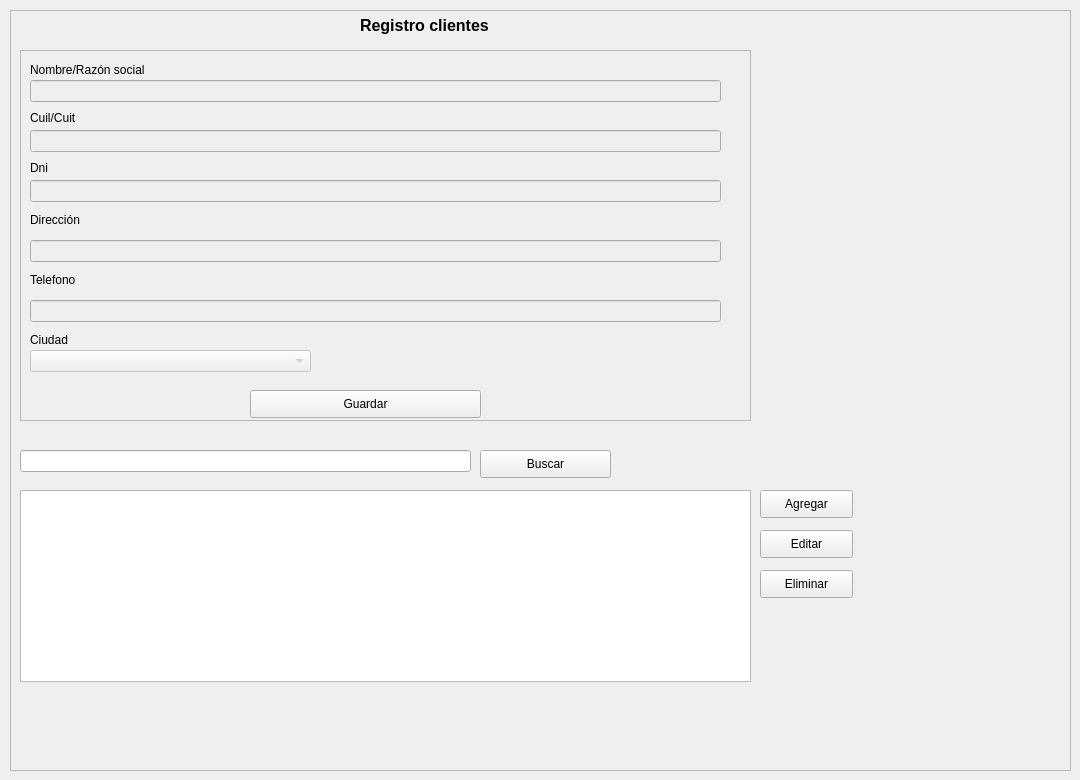
       <widget class="QWidget" name="cliente">
        <attribute name="title">
         <string>Clientes</string>
        </attribute>
        <widget class="QFrame" name="frame_cliente">
         <property name="geometry">
          <rect>
           <x>10</x>
           <y>10</y>
           <width>1061</width>
           <height>761</height>
          </rect>
         </property>
         <property name="frameShape">
          <enum>QFrame::StyledPanel</enum>
         </property>
         <property name="frameShadow">
          <enum>QFrame::Raised</enum>
         </property>
         <widget class="QLineEdit" name="lineEdit_buscar_cliente">
          <property name="geometry">
           <rect>
            <x>10</x>
            <y>440</y>
            <width>451</width>
            <height>22</height>
           </rect>
          </property>
         </widget>
         <widget class="QPushButton" name="btn_buscar_cliente">
          <property name="geometry">
           <rect>
            <x>470</x>
            <y>440</y>
            <width>131</width>
            <height>28</height>
           </rect>
          </property>
          <property name="text">
           <string>Buscar</string>
          </property>
         </widget>
         <widget class="QPushButton" name="btn_agregar_cliente_3">
          <property name="geometry">
           <rect>
            <x>750</x>
            <y>480</y>
            <width>93</width>
            <height>28</height>
           </rect>
          </property>
          <property name="text">
           <string>Agregar</string>
          </property>
         </widget>
         <widget class="QPushButton" name="btn_eliminar_cliente">
          <property name="geometry">
           <rect>
            <x>750</x>
            <y>560</y>
            <width>93</width>
            <height>28</height>
           </rect>
          </property>
          <property name="text">
           <string>Eliminar</string>
          </property>
         </widget>
         <widget class="QPushButton" name="btn_editar_cliente">
          <property name="geometry">
           <rect>
            <x>750</x>
            <y>520</y>
            <width>93</width>
            <height>28</height>
           </rect>
          </property>
          <property name="text">
           <string>Editar</string>
          </property>
         </widget>
         <widget class="QFrame" name="frame_7">
          <property name="geometry">
           <rect>
            <x>10</x>
            <y>40</y>
            <width>731</width>
            <height>371</height>
           </rect>
          </property>
          <property name="frameShape">
           <enum>QFrame::StyledPanel</enum>
          </property>
          <property name="frameShadow">
           <enum>QFrame::Raised</enum>
          </property>
          <widget class="QLabel" name="label_21">
           <property name="geometry">
            <rect>
             <x>10</x>
             <y>10</y>
             <width>131</width>
             <height>20</height>
            </rect>
           </property>
           <property name="text">
            <string>Nombre/Razón social</string>
           </property>
          </widget>
          <widget class="QLineEdit" name="lineEdit_nombre_cliente">
           <property name="enabled">
            <bool>false</bool>
           </property>
           <property name="geometry">
            <rect>
             <x>10</x>
             <y>30</y>
             <width>691</width>
             <height>22</height>
            </rect>
           </property>
          </widget>
          <widget class="QLabel" name="label_22">
           <property name="geometry">
            <rect>
             <x>10</x>
             <y>60</y>
             <width>161</width>
             <height>16</height>
            </rect>
           </property>
           <property name="text">
            <string>Cuil/Cuit</string>
           </property>
          </widget>
          <widget class="QLineEdit" name="lineEdit_cuit_cliente">
           <property name="enabled">
            <bool>false</bool>
           </property>
           <property name="geometry">
            <rect>
             <x>10</x>
             <y>80</y>
             <width>691</width>
             <height>22</height>
            </rect>
           </property>
          </widget>
          <widget class="QLabel" name="label_23">
           <property name="geometry">
            <rect>
             <x>10</x>
             <y>110</y>
             <width>161</width>
             <height>16</height>
            </rect>
           </property>
           <property name="text">
            <string>Dni</string>
           </property>
          </widget>
          <widget class="QLineEdit" name="lineEdit_dni_cliente">
           <property name="enabled">
            <bool>false</bool>
           </property>
           <property name="geometry">
            <rect>
             <x>10</x>
             <y>130</y>
             <width>691</width>
             <height>22</height>
            </rect>
           </property>
          </widget>
          <widget class="QLineEdit" name="lineEdit_direccion_cliente">
           <property name="enabled">
            <bool>false</bool>
           </property>
           <property name="geometry">
            <rect>
             <x>10</x>
             <y>190</y>
             <width>691</width>
             <height>22</height>
            </rect>
           </property>
          </widget>
          <widget class="QLabel" name="label_24">
           <property name="geometry">
            <rect>
             <x>10</x>
             <y>160</y>
             <width>121</width>
             <height>20</height>
            </rect>
           </property>
           <property name="text">
            <string>Dirección</string>
           </property>
          </widget>
          <widget class="QLabel" name="label_25">
           <property name="geometry">
            <rect>
             <x>10</x>
             <y>220</y>
             <width>121</width>
             <height>20</height>
            </rect>
           </property>
           <property name="text">
            <string>Telefono</string>
           </property>
          </widget>
          <widget class="QLineEdit" name="lineEdit_telefono_cliente">
           <property name="enabled">
            <bool>false</bool>
           </property>
           <property name="geometry">
            <rect>
             <x>10</x>
             <y>250</y>
             <width>691</width>
             <height>22</height>
            </rect>
           </property>
          </widget>
          <widget class="QLabel" name="label_26">
           <property name="geometry">
            <rect>
             <x>10</x>
             <y>280</y>
             <width>121</width>
             <height>20</height>
            </rect>
           </property>
           <property name="text">
            <string>Ciudad</string>
           </property>
          </widget>
          <widget class="QComboBox" name="comboBox_ciudad_cliente">
           <property name="enabled">
            <bool>false</bool>
           </property>
           <property name="geometry">
            <rect>
             <x>10</x>
             <y>300</y>
             <width>281</width>
             <height>22</height>
            </rect>
           </property>
          </widget>
          <widget class="QPushButton" name="btn_guardar_cliente">
           <property name="geometry">
            <rect>
             <x>230</x>
             <y>340</y>
             <width>231</width>
             <height>28</height>
            </rect>
           </property>
           <property name="text">
            <string>Guardar</string>
           </property>
          </widget>
         </widget>
         <widget class="QTableWidget" name="tabla_cliente">
          <property name="geometry">
           <rect>
            <x>10</x>
            <y>480</y>
            <width>731</width>
            <height>192</height>
           </rect>
          </property>
         </widget>
         <widget class="QLabel" name="label_8">
          <property name="geometry">
           <rect>
            <x>350</x>
            <y>0</y>
            <width>191</width>
            <height>31</height>
           </rect>
          </property>
          <property name="font">
           <font>
            <pointsize>12</pointsize>
            <weight>75</weight>
            <bold>true</bold>
           </font>
          </property>
          <property name="text">
           <string>Registro clientes</string>
          </property>
         </widget>
        </widget>
       </widget>
